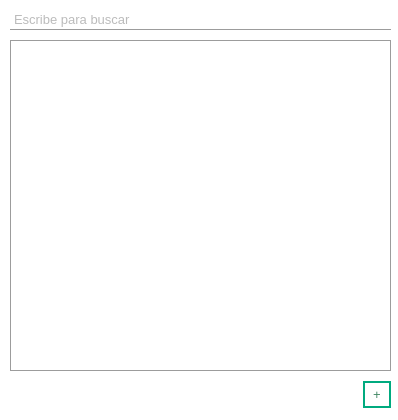
<?xml version="1.0" encoding="UTF-8"?>
<ui version="4.0">
    <class>Dialog</class>
    <widget class="QDialog" name="Dialog" key="f7c9eced8a29c47e74492dfca4d77aed">
        <property name="geometry">
            <rect>
                <x>0</x>
                <y>0</y>
                <width>398</width>
                <height>420</height>
            </rect>
        </property>
        <property name="windowTitle">
            <string>Clientes</string>
        </property>
        <property name="styleSheet">
            <string notr="true">QMainWindow, QDialog{
                background-color: rgb(255, 255, 255);
                }

                /**** QPushButton (enabled) ****/
                QPushButton
                {
                background-color: rgb(85, 170, 255);
                font: 10pt;
                color: rgb(255, 255, 255);
                padding: 4px 8px;
                border: 2px solid rgb(85, 170, 255);
                border-radius: 8px;
                padding: 5px;
                }

                QPushButton:hover
                {
                background-color: rgb(0, 121, 182);
                border: 2px solid rgb(66, 133, 199);
                }

                QPushButton:pressed
                {
                border:3px solid rgb(66, 133, 199);
                padding: -1px 1px 1px 1px;
                }

                /******* QLabel ***********/
                QLabel{
                color: rgb(120, 120, 120)
                }
                labelHab1:hover{
                color: rgb(120, 0, 0)
                }

                /*******QLineEdit************/
                QTextEdit {
                font: 10pt;
                color: rgb(120, 120, 120);
                border: 1px solid rgb(156, 156, 156);
                border-radius: 0px;
                padding: 2px;
                }
                QLineEdit, QDateEdit, QDoubleSpinBox, QSpinBox{
                font: 10pt;
                color: rgb(120, 120, 120);
                border: 1px solid rgb(156, 156, 156);
                border-radius: 0px;
                padding: 2px;
                border-top: 1px white;
                border-left: 1px white;
                border-right: 1px white;
                }
                /********QComboBox*******/
                QComboBox{
                font: 10pt;
                color: rgb(120, 120, 120);
                border: 1px solid rgb(156, 156, 156);
                padding: 2px;
                selection-background-color: white;
                selection-color: rgb(120, 120, 120);
                border-top: 1px white;
                border-left: 1px white;
                border-right: 1px white;
                }
                QComboBox QAbstractItemView
                {
                background-color: white;
                color:rgb(120, 120, 120);
                padding: 4px;
                border: 1px solid rgb(156, 156, 156);
                border-top: 1px white;
                border-left: 1px white;
                border-right: 1px white;
                }

                QLineEdit:hover, QDateEdit:hover, QDoubleSpinBox:hover, QComboBox:hover
                {
                color: rgb(85, 170, 255);
                border: 1px solid rgb(85, 170, 255);
                border-top: 1px white;
                border-left: 1px white;
                border-right: 1px white;
                }

                QLineEdit:focus, QDateEdit:focus, QDoubleSpinBox:focus, QComboBox:focus
                {
                border-color: rgb(90,200,255);
                border-top: 1px white;
                border-left: 1px white;
                border-right: 1px white;
                }

                QToolTip
                {
                background-color:rgb(85, 170, 255);
                color: white;
                border: 1px solid rgb(85, 170, 255);
                opacity: 50;
                padding: 1px;
                }
                QTabWidget
                {
                background-color: transparent;
                }

                QTabWidget::pane {
                border-top: 1px solid rgb(156, 156, 156);
                border-bottom: 1px solid rgb(156, 156, 156);
                position: absolute;
                top: -0.25em;
                }
                /**** QTabWidget (disabled) ****/
                QTabWidget::pane:disabled
                {
                border-color: rgb(60,60,60);
                }

                QTabWidget::tab-bar {
                alignment: center;
                border: 1px white;
                border-radius: 5px;
                }

                QTreeView
                {
                alternate-background-color: rgb(200,200,200);
                background-color: white;
                border: 1px solid rgb(156, 156, 156);
                font: 10pt;
                color: rgb(120,120,120);
                selection-background-color:rgb(90,200,255);
                selection-color: rgb(156, 156, 156);
                }
                QListView{
                alternate-background-color: rgb(200,200,200);
                background-color: white;
                border: 1px solid rgb(255, 255, 255);
                font: 8pt;
                color: rgb(120,120,120);
                selection-background-color:rgb(90,200,255);
                selection-color: rgb(156, 156, 156);
                }
            </string>
        </property>
        <widget class="QTreeWidget" name="treeWidgetClients">
            <property name="geometry">
                <rect>
                    <x>10</x>
                    <y>40</y>
                    <width>381</width>
                    <height>331</height>
                </rect>
            </property>
            <attribute name="headerVisible">
                <bool>false</bool>
            </attribute>
            <column>
                <property name="text">
                    <string notr="true">1</string>
                </property>
            </column>
        </widget>
        <widget class="QLineEdit" name="lineEditBuscar">
            <property name="geometry">
                <rect>
                    <x>10</x>
                    <y>10</y>
                    <width>381</width>
                    <height>20</height>
                </rect>
            </property>
            <property name="maxLength">
                <number>20</number>
            </property>
            <property name="placeholderText">
                <string>Escribe para buscar</string>
            </property>
        </widget>
        <widget class="QWidget" name="horizontalLayoutWidget_4">
            <property name="geometry">
                <rect>
                    <x>10</x>
                    <y>380</y>
                    <width>381</width>
                    <height>30</height>
                </rect>
            </property>
            <layout class="QHBoxLayout" name="horizontalLayout_4">
                <item>
                    <spacer name="horizontalSpacer_2">
                        <property name="orientation">
                            <enum>Qt::Horizontal</enum>
                        </property>
                        <property name="sizeHint" stdset="0">
                            <size>
                                <width>40</width>
                                <height>20</height>
                            </size>
                        </property>
                    </spacer>
                </item>
                <item>
                    <widget class="QPushButton" name="newClientePushButton">
                        <property name="styleSheet">
                            <string notr="true">QPushButton
                                {
                                background-color: white;
                                font: 10pt;
                                color: rgb(67, 136, 101);
                                padding: 4px 8px;
                                border: 2px solid rgb(0, 170, 127);
                                border-bottom-right-radius: 0px;
                                border-bottom-left-radius: 0px;
                                border-top-right-radius: 0px;
                                border-top-left-radius: 0px;
                                }

                                :hover
                                {
                                background-color: rgb(0, 170, 127);
                                color: white;
                                border: 2px solid rgb(120, 200, 29);
                                }

                                :pressed
                                {
                                border:3px solid rgb(255, 255, 255);
                                padding: -1px 1px 1px 1px;
                                }
                            </string>
                        </property>
                        <property name="text">
                            <string>+</string>
                        </property>
                    </widget>
                </item>
            </layout>
        </widget>
    </widget>
    <resources/>
    <connections/>
</ui>
